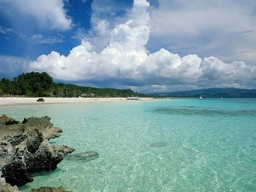
#> input picture Practicum/landschap_orig.jpg, 256 x 192 px, shrunk from 800 x 600 before the run, found by its file name
$ jupyter execute Edgedetection.ipynb
#> lines starting #> are read from the running program, lines starting #| are printed output that depends on the picture; after the words box and inside, x2 and y2 are one past the last pixel; in counts of white or black regions, pixels touching at a corner belong together
[cell 1]
# importeer libraries
from PIL import Image
import math
import numpy as np

print("optie 11: edge detection")

# converteer een ingelezen afbeelding naar drie matrices
input_image = Image.open("./beeld/landschap_orig.jpg")
#> input_image is the input picture: PIL image 256x192 RGB; mean R, G, B 123.8, 156.3, 162.1
r_image_in, g_image_in, b_image_in = input_image.split()
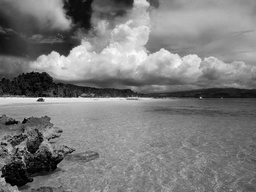
#> r_image_in: PIL image 256x192 L; min 0, max 254, mean 123.8
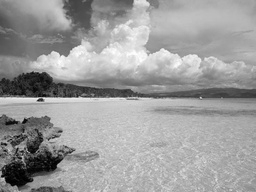
#> g_image_in: PIL image 256x192 L; min 0, max 255, mean 156.3
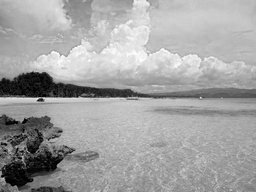
#> b_image_in: PIL image 256x192 L; min 0, max 255, mean 162.1
r_in = np.uint32(np.array(r_image_in))
g_in = np.uint32(np.array(g_image_in))
b_in = np.uint32(np.array(b_image_in))

# hier komen de matrixbewerkingen
r_out = np.zeros((r_in.shape[0], r_in.shape[1]))
g_out = np.zeros((g_in.shape[0], g_in.shape[1]))
b_out = np.zeros((b_in.shape[0], g_in.shape[1]))

for i in range(1,r_in.shape[0]-1,1):
    print("Processing row ",i," of ",r_in.shape[0]-2)
    for j in range(1,r_in.shape[1]-1,1):

        r0, g0, b0 = r_in[i-1][j-1],g_in[i-1][j-1],b_in[i-1][j-1]
        r1, g1, b1 = r_in[i-1][j],g_in[i-1][j],b_in[i-1][j]
        r2, g2, b2 = r_in[i-1][j+1],g_in[i-1][j+1],b_in[i-1][j+1]

        r3, g3, b3 = r_in[i][j-1],g_in[i][j-1],b_in[i][j-1]
        r4, g4, b4 = r_in[i][j],g_in[i][j],b_in[i][j]
        r5, g5, b5 = r_in[i][j+1],g_in[i][j+1],b_in[i][j+1]

        r6, g6, b6 = r_in[i+1][j-1],g_in[i+1][j-1],b_in[i+1][j-1]
        r7, g7, b7 = r_in[i+1][j],g_in[i+1][j],b_in[i+1][j]
        r8, g8, b8 = r_in[i+1][j+1],g_in[i+1][j+1],b_in[i+1][j+1]

        avgrv = -1*r0 + 0*r1 + 1*r1 -2*r3 +0*r4 +2*r5 -1*r6 + 0*r7 +1*r8
        avggv = -1*g0 + 0*g1 + 1*g1 -2*g3 +0*g4 +2*g5 -1*g6 + 0*g7 +1*g8
        avgbv = -1*b0 + 0*b1 + 1*b1 -2*b3 +0*b4 +2*b5 -1*b6 + 0*b7 +1*b8

        avgrv=avgrv/9
        avggv=avggv/9
        avgbv=avgbv/9

        avgrh = -1*r0  -2*r1 -1*r1 +0*r3 +0*r4 +0*r5 +1*r6 + 2*r7 +1*r8
        avggh = -1*g0  -2*g1 -1*g1 +0*g3 +0*g4 +0*g5 +1*g6 + 2*g7 +1*g8
        avgbh = -1*b0  -2*b1 -1*b1 +0*b3 +0*b4 +0*b5 +1*b6 + 2*b7 +1*b8

        avgrh=avgrh/9
        avggh=avggh/9
        avgbh=avgbh/9

        newr = math.sqrt(avgrv**2 + avgrh**2)
        newg = math.sqrt(avggv**2 + avggh**2)
        newb = math.sqrt(avgbv**2 + avgbh**2)


        #to black and white
        threshold = 5
        avg = (newr+newg+newb)/3
        if avg < threshold:
            r_out[i][j] = 0
            g_out[i][j] = 0
            b_out[i][j] = 0
        else:
            r_out[i][j] = 255
            g_out[i][j] = 255
            b_out[i][j] = 255
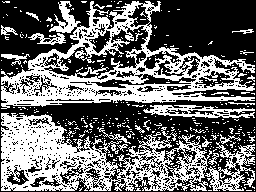
#> b_out: shape (192, 256) float64; 42.1% white; 365 white regions (342 under 20 px), largest, box (x1, y1, x2, y2) and area: (1, 1, 255, 109) 9170, (1, 113, 212, 191) 7753, (205, 142, 255, 191) 926

# converteer drie matrices terug naar een afbeelding
r_image_out = Image.fromarray(np.uint8(r_out))
g_image_out = Image.fromarray(np.uint8(g_out))
b_image_out = Image.fromarray(np.uint8(b_out))
output_im = Image.merge("RGB", (r_image_out, g_image_out, b_image_out))
output_im.save("./beeld/landschap_edge.jpg")
output_im.show()
